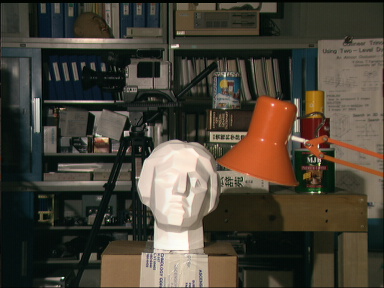
#> input picture tsucuba_left.png, 384 x 288 px
$ jupyter execute 'keypoint detection and epipolar lines.ipynb'
#> lines starting #> are read from the running program, lines starting #| are printed output that depends on the picture
## reading images from path and extracting SIFT features

[cell 1]
def read(path):
    img= cv2.imread(path)
    gray=cv2.cvtColor(img, cv2.COLOR_BGR2GRAY)
#     cv2.imshow("Original image",gray)
#     cv2.waitKey(0)
#     cv2.destroyAllWindows()
    sift= cv2.xfeatures2d.SIFT_create()

#     keypoints= sift.detect(gray,None)
    keypoints, descriptors=sift.detectAndCompute(gray,None)
    draw_keypoints(img, keypoints, gray, path)
    return keypoints, descriptors, gray,img

## drawing keypoints on the respective images

[cell 2]
def draw_keypoints(color_image, keypoints, gray_image, og):
    color_image=cv2.drawKeypoints(color_image, keypoints,gray_image,color=(0,0,0))
    cv2.imwrite(og+"task1_sift1.jpg", color_image)
    cv2.imshow("key points", color_image)
    cv2.waitKey(0)
    cv2.destroyAllWindows()

## matching keypoints using K nearest neighbours

[cell 3]
def match(keypoints1, descriptor1, keypoints2, descriptor2):
    comp_neighbour=2
    matcher= cv2.BFMatcher()
    matches= matcher.knnMatch(descriptor1,descriptor2, comp_neighbour)

    good_match=[]

    pts1=[]
    pts2=[]
    for m,n in matches:
        if(m.distance<0.75*(n.distance)):
            good_match.append(m)
            pts1.append(keypoints1[m.queryIdx].pt)
            pts2.append(keypoints2[m.trainIdx].pt)


    return good_match, pts1,pts2

## draw matches using matches obtained using K nearest neighbour algorithm

[cell 4]
def draw_matches( image1, image2, keypoint1,keypoint2, matches):

    result_knn= cv2.drawMatches(image1,keypoint1,image2,keypoint2,matches,None,flags=2,matchColor=(0,0,0))
    cv2.imwrite("task1_matches_knn.jpg", result_knn)
    cv2.imshow("result ", result_knn )
    cv2.waitKey(0)
    cv2.destroyAllWindows()
    return result_knn

## calculating fundamental matrix

[cell 5]
def fundamental(goodmatches, keypoints1, keypoints2):
    image1=np.array([keypoints1[m.queryIdx].pt for m in goodmatches]).reshape(-1,1,2)
    image2=np.array([keypoints2[m.trainIdx].pt for m in goodmatches]).reshape(-1,1,2)

    fundamental_matrix, mask = cv2.findFundamentalMat(image1,image2,cv2.RANSAC)

    return fundamental_matrix, mask

[cell 6]
def drawlines(img1,img2,lines,points_1,points_2,flags):

    r, c = img1.shape

    img1 = cv2.cvtColor(img1,cv2.COLOR_GRAY2BGR)
    img2 = cv2.cvtColor(img2,cv2.COLOR_GRAY2BGR)
    for r,pt1,pt2,clr_flag in zip(lines,points_1,points_2, flags):
#         color = tuple(np.random.randint(0,255,3).tolist())
        x0,y0 = map(int, [0, -r[2]/r[1] ])
        x1,y1 = map(int, [c, -(r[2]+r[0]*c)/r[1] ])

        if(clr_flag==1):
            color=(155,255,178)
        else:
            color=(0,255,255)

        img1 = cv2.line(img1, (x0,y0), (x1,y1), color,1)
        img1 = cv2.circle(img1,(int(pt1[0]),int(pt1[1])),5,color,-1)
        img2 = cv2.circle(img2,(int(pt2[0]),int(pt2[0])),5,color,-1)
    return img1,img2

## DISPARITY LOGIC

[cell 7]
def disparity(left_image, right_image):
    img1=cv2.imread(left_image)
    img2=cv2.imread(right_image)
    gray1=cv2.cvtColor(img1, cv2.COLOR_BGR2GRAY)
    gray2=cv2.cvtColor(img2, cv2.COLOR_BGR2GRAY)
    stereo= cv2.StereoBM_create( numDisparities=16, blockSize=15)

    disparity = stereo.compute(gray1,gray2)
    plt.imshow(disparity)

## MAIN FUNCTION

[cell 8]
def main():
    source1="tsucuba_left.png"
    source2="tsucuba_right.png"
    keypoints1, descriptor1, img1, img1color =read(source1)
#> in read, img is the input picture: shape (288, 384, 3); mean B, G, R 54.7, 66.6, 73.2
#> in read, `keypoints, descriptors=sift.detectAndCompute(gray,None)`: keypoints = 717 keypoints; strongest (x, y, size): (174, 178, 47.3), (126, 133, 3.8), (177, 46, 2.7), (36, 102, 5.7)
#> keypoints1 has the same summary as keypoints in read
    keypoints2, descriptor2,img2, img2color =read(source2)
#> call 2 of read, with path = 'tsucuba_right.png'
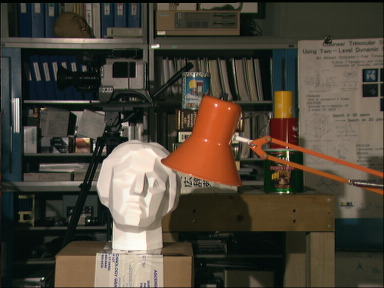
#> input picture tsucuba_right.png, 384 x 288 px
#> in read, img is the input picture: shape (288, 384, 3); mean B, G, R 55.6, 68.2, 75.9
#> in read (call 2), `gray=cv2.cvtColor(img, cv2.COLOR_BGR2GRAY)`:
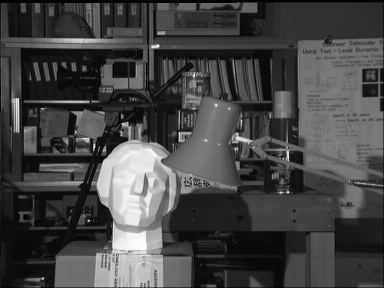
#> gray: shape (288, 384); min 0, max 253, mean 69.1
#> in read (call 2), `keypoints, descriptors=sift.detectAndCompute(gray,None)`: keypoints = 708 keypoints; strongest (x, y, size): (94, 146, 1.9), (133, 178, 47.6), (157, 46, 2.7), (288, 153, 1.9)
#> call 2 of draw_keypoints, with og = 'tsucuba_right.png'
#> in draw_keypoints (call 2), `color_image=cv2.drawKeypoints(color_image, keypoints,gray_image,color=..`:
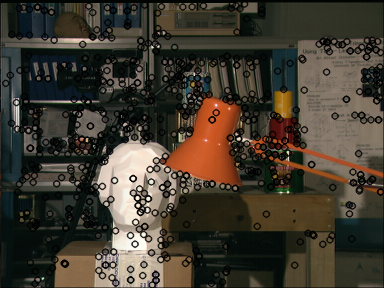
#> color_image: shape (288, 384, 3); mean of channels 0, 1, 2 48.2, 59.5, 66.4; drawn as B, G, R
#> keypoints2 has the same summary as keypoints in read

    good_matches, pts1, pts2=match(keypoints1,descriptor1,keypoints2,descriptor2)
#> in match, `matches= matcher.knnMatch(descriptor1,descriptor2, comp_neighbour)`: matches = 717 matches
#> after the loop in match, `for m,n in matches:`: good_match = 279 matches; pts1 = 279 pairs, first value 30.22 to 377.5, second value 3.55 to 284.5; pts2 = 279 pairs, first value 9.74 to 375.6, second value 3.54 to 284.5
#> good_matches = 279 matches


    draw_matches(img1,img2,keypoints1,keypoints2,good_matches)
#> in draw_matches, `result_knn= cv2.drawMatches(image1,keypoint1,image2,keypoint2,matches,..`:
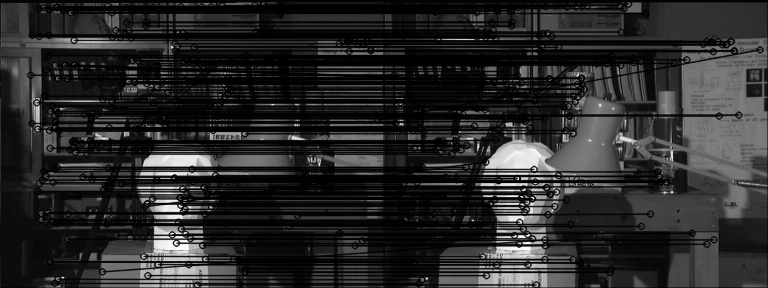
#> result_knn: shape (288, 768, 3); min 0, max 253, mean 41.8

    fundamental_matrix, mask=fundamental(good_matches, keypoints1,keypoints2)
#> in fundamental, `image1=np.array([keypoints1[m.queryIdx].pt for m in goodmatches]).resh..`: image1 = 279 rows, first 8: [30.22, 74.73], [31.32, 123], [31.65, 34.74], [36.34, 102.3], [37.13, 128.7], [37.51, 191], [38.45, 8.16], [38.73, 35.95]
#> in fundamental, `image2=np.array([keypoints2[m.trainIdx].pt for m in goodmatches]).resh..`: image2 = 279 rows, first 8: [9.74, 74.7], [11.01, 122.7], [11.28, 34.22], [15.96, 102], [16.81, 128.7], [17.27, 191.7], [18.61, 7.89], [18.99, 35.62]
#> in fundamental, `fundamental_matrix, mask = cv2.findFundamentalMat(image1,image2,cv2.RA..`: fundamental_matrix = [[-3.83e-06, -0.00318, 0.0751], [0.00282, -0.000125, -9.02], [-0.0558, 8.97, 1]]; mask = 279 values, max 1 at index 0, min 0 at index 35, mean 0.95
    print("-------------FUNDAMENTAL MATRIX-------------")
    print(fundamental_matrix)
#| [[-3.83475312e-06 -3.17790409e-03  7.50886827e-02]
#|  [ 2.82288805e-03 -1.24767636e-04 -9.01507259e+00]
#|  [-5.58478387e-02  8.97165282e+00  1.00000000e+00]]


    print("---------------------------------------------")
    pts1=np.array(pts1)
    pts2=np.array(pts2)
    pts1 = pts1[mask.ravel()==1]
#> pts1 = 265 pairs, first value 30.22 to 374.8, second value 3.55 to 284.5
    pts2 = pts2[mask.ravel()==1]
#> pts2 = 265 pairs, first value 9.74 to 354.3, second value 3.54 to 284.5


    #drawing inliers when a feature matches.
    lines1 = cv2.computeCorrespondEpilines(pts1.reshape(-1,1,2), 2,fundamental_matrix)
#> lines1 = 265 rows, first 8: [0.0175, 1, -75.6], [0.0329, 0.999, -124.8], [0.00475, 1, -34.94], [0.0263, 1, -103.8], [0.0347, 0.999, -130.8], [0.0547, 0.999, -194.3], [-0.00373, 1, -7.87], [0.00514, 1, -36.2]
    lines1 = lines1.reshape(-1,3)

    rand_points1=[]
    rand_points2=[]
    rand_lines=[]
    flags=[]

    for i in range(0,10):
        j=np.random.randint(len(pts1))
        print("random indexes generated in 1",j)
        rand_points1.append(pts1[j])
        rand_points2.append(pts2[j])
        rand_lines.append(lines1[j])
        flags.append(1)
#> this loop made 10 passes
#> j on passes 1 to 10: 234, 106, 166, 258, 44, 147, 178, 59, 113, 211
#| random indexes generated in 1 234
#| random indexes generated in 1 106
#| random indexes generated in 1 166
#| random indexes generated in 1 258
#| random indexes generated in 1 44
#| random indexes generated in 1 147
#| random indexes generated in 1 178
#| random indexes generated in 1 59
#> (further printed lines are left out)
#> after the loop, flags = [1, 1, 1, 1, 1, 1, 1, 1, 1, 1]; rand_lines = [[0.0127, 1, -60.21], [0.0204, 1, -84.98], [0.0201, 1, -84.08], [0.00845, 1, -46.76], [0.0187, 1, -79.52], [0.0269, 1, -105.5], [0.0546, 0.999, -194], [0.0395, 0.999, -145.8], [0.0679, 0.998, -236.6], [0.025, 1, -99.74]]; rand_points1 = [[282.2, 56.35], [134.1, 81.7], [184.6, 79.77], [362.6, 43.66], [57.51, 78.04], [174.8, 99.99], [192.8, 181.4], [74.79, 141.8], [138.9, 224.9], [227.3, 93.17]]; rand_points2 = [[263.1, 56.58], [109.8, 82], [165.1, 78.43], [341.9, 44.21], [38.18, 78.01], [150.4, 100.3], [150.8, 181.5], [55.78, 141.9], [94.3, 225.1], [196.6, 93.53]]

    img3, img4=drawlines(img1,img2, rand_lines,rand_points1,rand_points2,flags)
#> the loop in drawlines, `for r,pt1,pt2,clr_flag in zip(lines,points_1,points_2, flags):` made 10 passes
#> (r, pt1, pt2, y0, y1) on passes 1 to 10: ([0.0127, 1, -60.21], [282.2, 56.35], [263.1, 56.58], 60, 55), ([0.0204, 1, -84.98], [134.1, 81.7], [109.8, 82], 84, 77), ([0.0201, 1, -84.08], [184.6, 79.77], [165.1, 78.43], 84, 76), ([0.00845, 1, -46.76], [362.6, 43.66], [341.9, 44.21], 46, 43), ([0.0187, 1, -79.52], [57.51, 78.04], [38.18, 78.01], 79, 72), ([0.0269, 1, -105.5], [174.8, 99.99], [150.4, 100.3], 105, 95), ([0.0546, 0.999, -194], [192.8, 181.4], [150.8, 181.5], 194, 173), ([0.0395, 0.999, -145.8], [74.79, 141.8], [55.78, 141.9], 145, 130), ([0.0679, 0.998, -236.6], [138.9, 224.9], [94.3, 225.1], 237, 210), ([0.025, 1, -99.74], [227.3, 93.17], [196.6, 93.53], 99, 90)
#> after the loop in drawlines, `for r,pt1,pt2,clr_flag in zip(lines,points_1,points_2, flags):`:
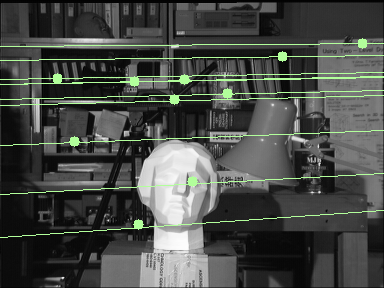
#> img1: shape (288, 384, 3); mean B, G, R 70.7, 74.6, 71.6
#> after the loop in drawlines, `for r,pt1,pt2,clr_flag in zip(lines,points_1,points_2, flags):`:
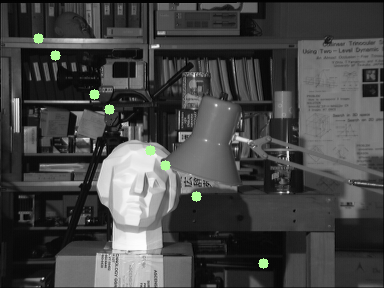
#> img2: shape (288, 384, 3); mean B, G, R 69.6, 70.2, 69.7


    lines2 = cv2.computeCorrespondEpilines(pts1.reshape(-1,1,2), 1,fundamental_matrix)
#> lines2 = 265 rows, first 8: [-0.0182, -1, 74.91], [-0.0353, -0.999, 123.3], [-0.00397, -1, 34.82], [-0.028, -1, 102.6], [-0.0374, -0.999, 129.1], [-0.0595, -0.998, 191.4], [0.0055, -1, 8.09], [-0.00441, -1, 36.06]
    lines2 = lines2.reshape(-1,3)

    rand2_points1=[]
    rand2_points2=[]
    rand2_lines=[]
    flags2=[]

    for i in range(0,10):
        j=np.random.randint(len(pts1))
        print("random indexes generated in 2",j)
        rand2_points1.append(pts1[j])
        rand2_points2.append(pts2[j])
        rand2_lines.append(lines2[j])

        if rand_points1[i][0] == rand2_points1[i][0] and rand2_points2[i][1] == rand_points2[i][1]:
            flag=1
        else:
            flag=0
        flags2.append(flag)
#> this loop made 10 passes
#> j on passes 1 to 10: 219, 30, 5, 230, 240, 204, 171, 257, 253, 70
#| random indexes generated in 2 219
#| random indexes generated in 2 30
#| random indexes generated in 2 5
#| random indexes generated in 2 230
#| random indexes generated in 2 240
#| random indexes generated in 2 204
#| random indexes generated in 2 171
#| random indexes generated in 2 257
#> (further printed lines are left out)
#> after the loop, flags2 = [0, 0, 0, 0, 0, 0, 0, 0, 0, 0]; rand2_lines = [[-0.0132, -1, 60.91], [-0.0329, -0.999, 116.4], [-0.0595, -0.998, 191.4], [-0.0133, -1, 61.17], [-0.0592, -0.998, 190.7], [0.00685, -1, 4.29], [-0.0631, -0.998, 201.6], [-0.0857, -0.996, 265.3], [-0.00692, -1, 43.15], [-0.0439, -0.999, 147.5]]; rand2_points1 = [[240.6, 58.03], [54.47, 115.5], [37.51, 191], [267.8, 57.92], [306, 175.8], [221.9, 5.28], [186.5, 192.7], [361.9, 240.3], [354.2, 40.67], [91.69, 144.8]]; rand2_points2 = [[221.8, 58.29], [35.36, 115.6], [17.27, 191.7], [248.2, 57.89], [274.4, 175.9], [203, 5.32], [143.9, 192.8], [329.4, 239.4], [333.6, 41.13], [72.27, 145.7]]

    img5,img6 = drawlines(img2,img1,rand2_lines,rand2_points2,rand2_points1, flags2)
#> the loop in drawlines (call 2), `for r,pt1,pt2,clr_flag in zip(lines,points_1,points_2, flags):` made 10 passes
#> (r, pt1, pt2, y0, y1) on passes 1 to 10: ([-0.0132, -1, 60.91], [221.8, 58.29], [240.6, 58.03], 60, 55), ([-0.0329, -0.999, 116.4], [35.36, 115.6], [54.47, 115.5], 116, 103), ([-0.0595, -0.998, 191.4], [17.27, 191.7], [37.51, 191], 191, 168), ([-0.0133, -1, 61.17], [248.2, 57.89], [267.8, 57.92], 61, 56), ([-0.0592, -0.998, 190.7], [274.4, 175.9], [306, 175.8], 191, 168), ([0.00685, -1, 4.29], [203, 5.32], [221.9, 5.28], 4, 6), ([-0.0631, -0.998, 201.6], [143.9, 192.8], [186.5, 192.7], 201, 177), ([-0.0857, -0.996, 265.3], [329.4, 239.4], [361.9, 240.3], 266, 233), ([-0.00692, -1, 43.15], [333.6, 41.13], [354.2, 40.67], 43, 40), ([-0.0439, -0.999, 147.5], [72.27, 145.7], [91.69, 144.8], 147, 130)
#> pass 1, in drawlines (call 2), `img1 = cv2.line(img1, (x0,y0), (x1,y1), color,1)`:
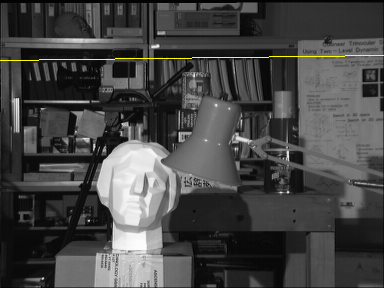
#> img1: shape (288, 384, 3); mean B, G, R 68.9, 69.8, 69.8
#> after the loop in drawlines (call 2), `for r,pt1,pt2,clr_flag in zip(lines,points_1,points_2, flags):`:
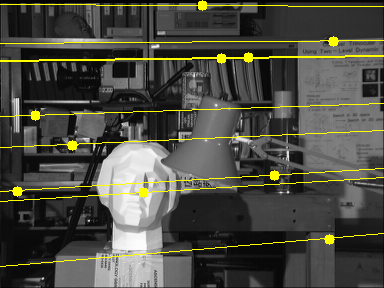
#> img1: shape (288, 384, 3); mean B, G, R 66.5, 76.1, 76.1
#> after the loop in drawlines (call 2), `for r,pt1,pt2,clr_flag in zip(lines,points_1,points_2, flags):`:
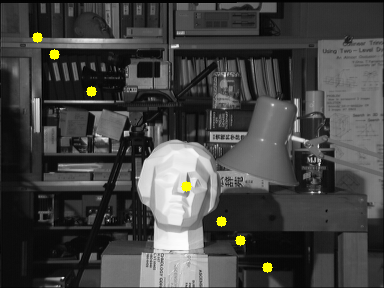
#> img2: shape (288, 384, 3); mean B, G, R 67, 68.3, 68.3


    cv2.imshow("image3", img3)
    cv2.waitKey(0)
    cv2.destroyAllWindows()
    cv2.imwrite("task2_epi_right.jpg",img3)

    cv2.imshow("image5", img5)
    cv2.waitKey(0)
    cv2.destroyAllWindows()
    cv2.imwrite("task2_epi_left.jpg",img5)

    disparity(source1,source2)
#> in disparity, `disparity = stereo.compute(gray1,gray2)`:
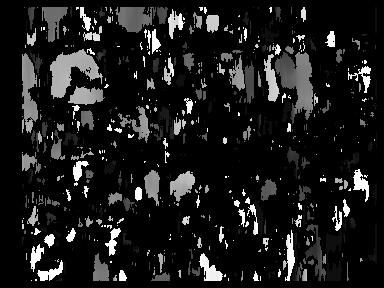
#> disparity: shape (288, 384) int16; min -16, max 240, mean 11.7; drawn with min black and max white
